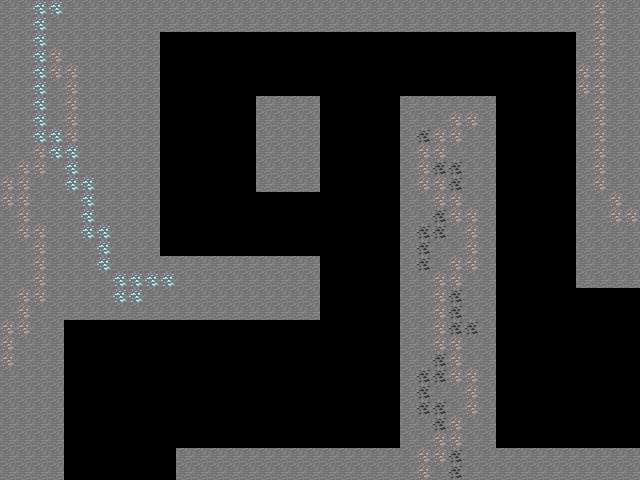

A 2D game scene composited from a Tiled map and its tileset images. What follows is a short description and the map's XML, with every tile layer's data as written:
An orthogonal 40x30 tile map with 16x16 px tiles, 1 tile layer (Tile Layer 1) and 9 objects (Enemy_3_spawn, Enemy_4_spawn, Enemy_2_spawn, Enemy_1_spawn, Enemy_1_path, ...).

<map version="1.2" tiledversion="1.2.3" orientation="orthogonal" renderorder="right-down" width="40" height="30" tilewidth="16" tileheight="16" infinite="0" nextlayerid="4" nextobjectid="10">
 <tileset firstgid="1" source="mc_sprites.tsx" />
 <layer id="2" name="Tile Layer 1" width="40" height="30">
  <data encoding="csv">
2,2,123,123,2,2,2,2,2,2,2,2,2,2,2,2,2,2,2,2,2,2,2,2,2,2,2,2,2,2,2,2,2,2,2,2,2,82,2,2,
2,2,123,2,2,2,2,2,2,2,2,2,2,2,2,2,2,2,2,2,2,2,2,2,2,2,2,2,2,2,2,2,2,2,2,2,2,82,2,2,
2,2,123,2,2,2,2,2,2,2,0,0,0,0,0,0,0,0,0,0,0,0,0,0,0,0,0,0,0,0,0,0,0,0,0,0,2,82,2,2,
2,2,123,82,2,2,2,2,2,2,0,0,0,0,0,0,0,0,0,0,0,0,0,0,0,0,0,0,0,0,0,0,0,0,0,0,2,82,2,2,
2,2,123,82,82,2,2,2,2,2,0,0,0,0,0,0,0,0,0,0,0,0,0,0,0,0,0,0,0,0,0,0,0,0,0,0,82,82,2,2,
2,2,123,2,82,2,2,2,2,2,0,0,0,0,0,0,0,0,0,0,0,0,0,0,0,0,0,0,0,0,0,0,0,0,0,0,82,82,2,2,
2,2,123,2,82,2,2,2,2,2,0,0,0,0,0,0,2,2,2,2,0,0,0,0,0,2,2,2,2,2,2,0,0,0,0,0,2,82,2,2,
2,2,123,2,82,2,2,2,2,2,0,0,0,0,0,0,2,2,2,2,0,0,0,0,0,2,2,2,82,82,2,0,0,0,0,0,2,82,2,2,
2,2,123,123,82,2,2,2,2,2,0,0,0,0,0,0,2,2,2,2,0,0,0,0,0,2,83,82,82,2,2,0,0,0,0,0,2,82,2,2,
2,2,82,123,123,2,2,2,2,2,0,0,0,0,0,0,2,2,2,2,0,0,0,0,0,2,82,82,2,2,2,0,0,0,0,0,2,82,2,2,
2,82,82,2,123,2,2,2,2,2,0,0,0,0,0,0,2,2,2,2,0,0,0,0,0,2,82,83,83,2,2,0,0,0,0,0,2,82,2,2,
82,82,2,2,123,123,2,2,2,2,0,0,0,0,0,0,2,2,2,2,0,0,0,0,0,2,82,82,83,2,2,0,0,0,0,0,2,82,2,2,
82,82,2,2,2,123,2,2,2,2,0,0,0,0,0,0,0,0,0,0,0,0,0,0,0,2,2,82,82,2,2,0,0,0,0,0,2,2,82,2,
2,82,2,2,2,123,2,2,2,2,0,0,0,0,0,0,0,0,0,0,0,0,0,0,0,2,2,83,82,82,2,0,0,0,0,0,2,2,82,82,
2,82,82,2,2,123,123,2,2,2,0,0,0,0,0,0,0,0,0,0,0,0,0,0,0,2,83,83,2,82,2,0,0,0,0,0,2,2,2,2,
2,2,82,2,2,2,123,2,2,2,0,0,0,0,0,0,0,0,0,0,0,0,0,0,0,2,83,2,2,82,2,0,0,0,0,0,2,2,2,2,
2,2,82,2,2,2,123,2,2,2,2,2,2,2,2,2,2,2,2,2,0,0,0,0,0,2,83,2,82,82,2,0,0,0,0,0,2,2,2,2,
2,2,82,2,2,2,2,123,123,123,123,2,2,2,2,2,2,2,2,2,0,0,0,0,0,2,2,82,82,2,2,0,0,0,0,0,2,2,2,2,
2,82,82,2,2,2,2,123,123,2,2,2,2,2,2,2,2,2,2,2,0,0,0,0,0,2,2,82,83,2,2,0,0,0,0,0,0,0,0,0,
2,82,2,2,2,2,2,2,2,2,2,2,2,2,2,2,2,2,2,2,0,0,0,0,0,2,2,82,83,2,2,0,0,0,0,0,0,0,0,0,
82,82,2,2,0,0,0,0,0,0,0,0,0,0,0,0,0,0,0,0,0,0,0,0,0,2,2,82,83,83,2,0,0,0,0,0,0,0,0,0,
82,2,2,2,0,0,0,0,0,0,0,0,0,0,0,0,0,0,0,0,0,0,0,0,0,2,2,82,82,2,2,0,0,0,0,0,0,0,0,0,
82,2,2,2,0,0,0,0,0,0,0,0,0,0,0,0,0,0,0,0,0,0,0,0,0,2,2,83,82,2,2,0,0,0,0,0,0,0,0,0,
2,2,2,2,0,0,0,0,0,0,0,0,0,0,0,0,0,0,0,0,0,0,0,0,0,2,83,83,82,82,2,0,0,0,0,0,0,0,0,0,
2,2,2,2,0,0,0,0,0,0,0,0,0,0,0,0,0,0,0,0,0,0,0,0,0,2,83,2,2,82,2,0,0,0,0,0,0,0,0,0,
2,2,2,2,0,0,0,0,0,0,0,0,0,0,0,0,0,0,0,0,0,0,0,0,0,2,83,83,2,82,2,0,0,0,0,0,0,0,0,0,
2,2,2,2,0,0,0,0,0,0,0,0,0,0,0,0,0,0,0,0,0,0,0,0,0,2,2,83,82,2,2,0,0,0,0,0,0,0,0,0,
2,2,2,2,0,0,0,0,0,0,0,0,0,0,0,0,0,0,0,0,0,0,0,0,0,2,2,82,82,2,2,0,0,0,0,0,0,0,0,0,
2,2,2,2,0,0,0,0,0,0,0,2,2,2,2,2,2,2,2,2,2,2,2,2,2,2,82,82,83,2,2,2,2,2,2,2,2,2,2,2,
2,2,2,2,0,0,0,0,0,0,0,2,2,2,2,2,2,2,2,2,2,2,2,2,2,2,82,2,83,2,2,2,2,2,2,2,2,2,2,2
</data>
 </layer>
 <objectgroup id="3" name="Object Layer 1">
  <object id="1" name="Enemy_3_spawn" gid="464" x="328" y="436.552" width="32.5517" height="32.5517" />
  <object id="2" name="Enemy_4_spawn" gid="463" x="360.552" y="436.552" width="32.5517" height="32.5517" />
  <object id="3" name="Enemy_2_spawn" gid="462" x="360.552" y="404" width="32.5517" height="32.5517" />
  <object id="4" name="Enemy_1_spawn" gid="281" x="328" y="404" width="32.5517" height="32.5517" />
  <object id="5" name="Enemy_1_path" x="328" y="59.0345" width="32" height="343.862" />
  <object id="6" name="Enemy_2_path" x="360" y="59.0345" width="32" height="343.862" />
  <object id="7" name="Enemy_4_path" x="360" y="91.58" width="32" height="343.86" />
  <object id="8" name="Enemy_3_path" x="328" y="91.58" width="32" height="343.86" />
  <object id="9" name="Checkpoint" gid="592" x="192" y="447" width="16" height="16" />
 </objectgroup>
</map>
